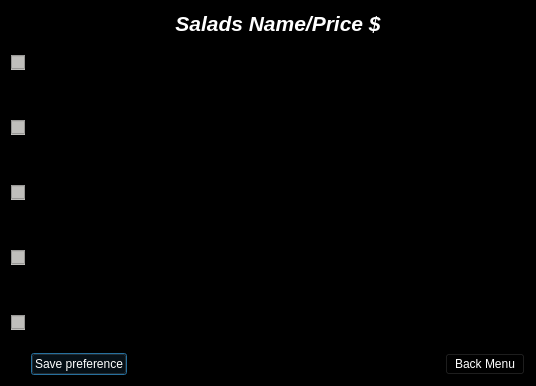
<?xml version="1.0" encoding="UTF-8"?>
<ui version="4.0">
 <class>Salads</class>
 <widget class="QDialog" name="Salads">
  <property name="geometry">
   <rect>
    <x>0</x>
    <y>0</y>
    <width>536</width>
    <height>386</height>
   </rect>
  </property>
  <property name="minimumSize">
   <size>
    <width>536</width>
    <height>386</height>
   </size>
  </property>
  <property name="maximumSize">
   <size>
    <width>700</width>
    <height>386</height>
   </size>
  </property>
  <property name="windowTitle">
   <string>Salads Menu</string>
  </property>
  <property name="windowIcon">
   <iconset theme="applications-internet"/>
  </property>
  <property name="styleSheet">
   <string notr="true">background-color: rgb(0, 0, 0);
color: rgb(255, 255, 255);</string>
  </property>
  <layout class="QHBoxLayout" name="horizontalLayout_3">
   <item>
    <layout class="QHBoxLayout" name="horizontalLayout_2">
     <item>
      <layout class="QVBoxLayout" name="verticalLayout">
       <item>
        <widget class="QCheckBox" name="checkBox">
         <property name="styleSheet">
          <string notr="true">background-color: rgb(192, 191, 188);
color: rgb(0, 0, 0);</string>
         </property>
         <property name="text">
          <string/>
         </property>
        </widget>
       </item>
       <item>
        <widget class="QCheckBox" name="checkBox_2">
         <property name="styleSheet">
          <string notr="true">background-color: rgb(192, 191, 188);
color: rgb(0, 0, 0);</string>
         </property>
         <property name="text">
          <string/>
         </property>
        </widget>
       </item>
       <item>
        <widget class="QCheckBox" name="checkBox_4">
         <property name="styleSheet">
          <string notr="true">background-color: rgb(192, 191, 188);
color: rgb(0, 0, 0);</string>
         </property>
         <property name="text">
          <string/>
         </property>
        </widget>
       </item>
       <item>
        <widget class="QCheckBox" name="checkBox_3">
         <property name="styleSheet">
          <string notr="true">background-color: rgb(192, 191, 188);
color: rgb(0, 0, 0);</string>
         </property>
         <property name="text">
          <string/>
         </property>
        </widget>
       </item>
       <item>
        <widget class="QCheckBox" name="checkBox_5">
         <property name="styleSheet">
          <string notr="true">background-color: rgb(192, 191, 188);
color: rgb(0, 0, 0);</string>
         </property>
         <property name="text">
          <string/>
         </property>
        </widget>
       </item>
      </layout>
     </item>
     <item>
      <layout class="QVBoxLayout" name="verticalLayout_2">
       <item>
        <widget class="QLabel" name="label">
         <property name="text">
          <string>&lt;html&gt;&lt;head/&gt;&lt;body&gt;&lt;p align=&quot;center&quot;&gt;&lt;span style=&quot; font-size:16pt; font-weight:700; font-style:italic;&quot;&gt;Salads Name/Price $&lt;/span&gt;&lt;/p&gt;&lt;/body&gt;&lt;/html&gt;</string>
         </property>
        </widget>
       </item>
       <item>
        <widget class="QListWidget" name="salad_list">
         <property name="styleSheet">
          <string notr="true">color: rgb(255, 255, 255);
font: 500 italic 15pt &quot;Ubuntu&quot;;</string>
         </property>
        </widget>
       </item>
       <item>
        <layout class="QHBoxLayout" name="horizontalLayout">
         <item>
          <widget class="QPushButton" name="pushButton_2">
           <property name="text">
            <string>Save preference</string>
           </property>
          </widget>
         </item>
         <item>
          <spacer name="horizontalSpacer">
           <property name="orientation">
            <enum>Qt::Horizontal</enum>
           </property>
           <property name="sizeHint" stdset="0">
            <size>
             <width>115</width>
             <height>20</height>
            </size>
           </property>
          </spacer>
         </item>
         <item>
          <widget class="QPushButton" name="pushButton">
           <property name="text">
            <string>Back Menu</string>
           </property>
          </widget>
         </item>
        </layout>
       </item>
      </layout>
     </item>
    </layout>
   </item>
  </layout>
 </widget>
 <tabstops>
  <tabstop>salad_list</tabstop>
  <tabstop>checkBox</tabstop>
  <tabstop>checkBox_2</tabstop>
  <tabstop>checkBox_4</tabstop>
  <tabstop>checkBox_3</tabstop>
  <tabstop>checkBox_5</tabstop>
  <tabstop>pushButton</tabstop>
 </tabstops>
 <resources/>
 <connections/>
</ui>
